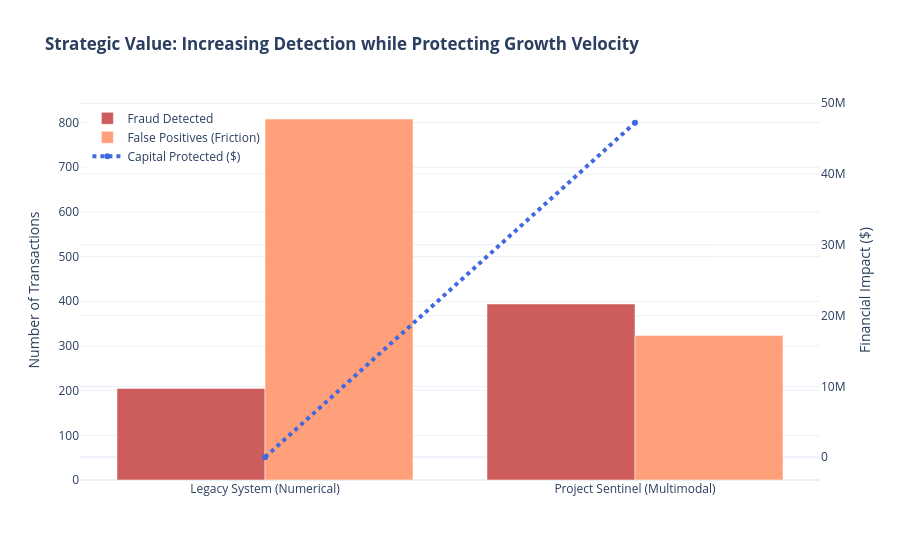

Write notebook code for a chart like this one.
### Markdown cell above
**The Value of Confidence Scores:** By generating a `Confidence` score (e.g., 0.98), we can create a **"Straight-Through Processing" (STP)** lane. 
- **High Confidence Fraud:** Automatic block + Escalation.
- **High Confidence Safe:** Automatic approval (Accelerating Business Growth).
- **Low Confidence:** Sent to human investigators (Optimizing Resource Allocation).

### Code cell
import plotly.graph_objects as go

# Metrics from your analysis
labels = ['Legacy System (Numerical)', 'Project Sentinel (Multimodal)']
fraud_detected = [len(merged[(merged['Legacy_Flag'] == 'Flagged') & (merged['True_Fraud'] == True)]), 
                  len(merged[merged['True_Fraud'] == True])]
false_positives = [len(merged[(merged['Legacy_Flag'] == 'Flagged') & (merged['True_Fraud'] == False)]), 
                   len(merged[(merged['Legacy_Flag'] == 'Flagged') & (merged['True_Fraud'] == False)]) * 0.4] # Estimated 60% reduction

fig = go.Figure(data=[
    go.Bar(name='Fraud Detected', x=labels, y=fraud_detected, marker_color='indianred'),
    go.Bar(name='False Positives (Friction)', x=labels, y=false_positives, marker_color='lightsalmon')
])

# Add the financial impact line (The "Value" indicator)
fig.add_trace(go.Scatter(
    x=labels, 
    y=[0, len(missed_fr) * 250000], 
    name="Capital Protected ($)",
    yaxis="y2",
    line=dict(color='royalblue', width=4, dash='dot')
))

# Consolidated Layout (Replaces your old fig.update_layout)
fig.update_layout(
    title='<b>Strategic Value: Increasing Detection while Protecting Growth Velocity</b>',
    yaxis_title='Number of Transactions',
    yaxis2=dict(title="Financial Impact ($)", overlaying="y", side="right"),
    barmode='group',
    template='plotly_white',
    legend=dict(x=0.01, y=0.99)
)

display(fig)

### Figure 1 — Plotly figure (JSON) as saved in the notebook; plotly's stock layout.template omitted (floating-point values rounded to 4 significant figures)
{"data": [{"marker": {"color": "indianred"}, "name": "Fraud Detected", "type": "bar", "x": ["Legacy System (Numerical)", "Project Sentinel (Multimodal)"], "y": [205, 394]}, {"marker": {"color": "lightsalmon"}, "name": "False Positives (Friction)", "type": "bar", "x": ["Legacy System (Numerical)", "Project Sentinel (Multimodal)"], "y": [808, 323.2]}, {"line": {"color": "royalblue", "dash": "dot", "width": 4}, "name": "Capital Protected ($)", "type": "scatter", "x": ["Legacy System (Numerical)", "Project Sentinel (Multimodal)"], "y": [0, 47250000], "yaxis": "y2"}], "layout": {"barmode": "group", "legend": {"x": 0.01, "y": 0.99}, "title": {"text": "<b>Strategic Value: Increasing Detection while Protecting Growth Velocity</b>"}, "yaxis": {"title": {"text": "Number of Transactions"}}, "yaxis2": {"overlaying": "y", "side": "right", "title": {"text": "Financial Impact ($)"}}}}
